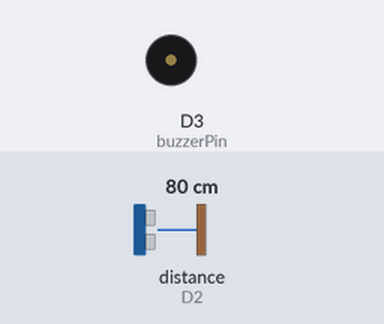
A sketch run on a simulated ESP8266 (NodeMCU). Shown: buzzer (waves = sounding, pin HIGH). Wiring (inferred from the names in the program): ultrasonic range finder: trigger D1; echo D2. The test bench sets the inputs (shaded band); at power-on: distance to the obstacle (sensor on D2) 80 cm. The echo pulse lasts 58.3 µs per cm; WiFi joins after 1.5 s; servers stay silent unless stated; pins used as bus, display or sensor lines are not drawn; what the sketch prints to the serial monitor is not drawn.

Above: at 2.7 s.
2.8 s: distance to the obstacle (sensor on D2) set to 12 cm
8.8 s: distance to the obstacle (sensor on D2) set to 9 cm
At 12.5 s:
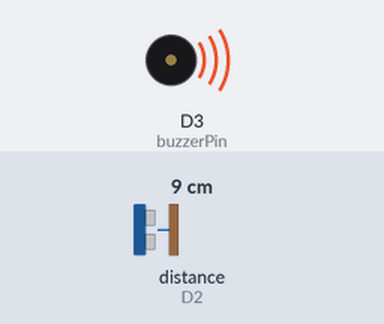
14.8 s: distance to the obstacle (sensor on D2) set to 18 cm
At 17.5 s:
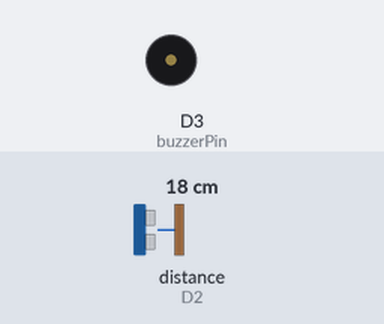
20.8 s: distance to the obstacle (sensor on D2) set to 2 cm
At 22.5 s:
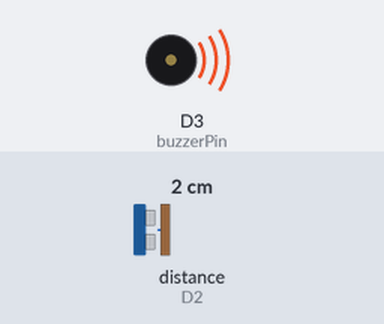
Timing chart, 0 to 24.0 s (numbered marks = the images above; inputs shaded):
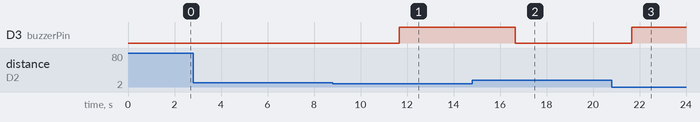

Measured:
- the behaviour switches between 11 and 10 cm on distance to the obstacle (sensor on D2) (found by bisection; images 0 and 1)
- after the input at 2.8 s, every drawn part: stays the same
- after the input at 8.8 s, D3 (buzzerPin): LOW → HIGH after 2.9 s
- after the input at 14.8 s, D3 (buzzerPin): HIGH → LOW after 1.9 s
- after the input at 20.8 s, D3 (buzzerPin): LOW → HIGH after 0.86 s

The sketch:

Arduino_code.ino
```cpp
#include <Arduino.h>
#if defined(ESP32)
  #include <WiFi.h>
#elif defined(ESP8266)
  #include <ESP8266WiFi.h>
#endif
#include <Firebase_ESP_Client.h>

//Provide the token generation process info.
#include "addons/TokenHelper.h"
//Provide the RTDB payload printing info and other helper functions.
#include "addons/RTDBHelper.h"

// Insert your network credentials
#define WIFI_SSID "Poco_X3_Pro"
#define WIFI_PASSWORD "nawab5433"

// Insert Firebase project API Key
#define API_KEY "your firebase api key"
// Insert RTDB URL
#define DATABASE_URL "firestore database link"

//Define Firebase Data object
FirebaseData fbdo;

FirebaseAuth auth;
FirebaseConfig config;

unsigned long sendDataPrevMillis = 0;
bool signupOK = false;
int ultrasonicTriggerPin = D1;  // Ultrasonic sensor trigger pin
int ultrasonicEchoPin = D2;  // Ultrasonic sensor echo pin
int buzzerPin = D3;  // Buzzer pin

void setup() {
  Serial.begin(9600);
  pinMode(ultrasonicTriggerPin, OUTPUT);  // Ultrasonic sensor trigger pin as output
  pinMode(ultrasonicEchoPin, INPUT);  // Ultrasonic sensor echo pin as input
  pinMode(buzzerPin, OUTPUT);  // Buzzer pin as output

  WiFi.begin(WIFI_SSID, WIFI_PASSWORD);
  Serial.print("Connecting to Wi-Fi");
  while (WiFi.status() != WL_CONNECTED) {
    Serial.print(".");
    delay(300);
  }
  Serial.println();
  Serial.print("Connected with IP: ");
  Serial.println(WiFi.localIP());
  Serial.println();

  /* Assign the api key (required) */
  config.api_key = API_KEY;

  /* Assign the RTDB URL (required) */
  config.database_url = DATABASE_URL;

  /* Sign up */
  if (Firebase.signUp(&config, &auth, "", "")) {
    Serial.println("ok");
    signupOK = true;
  }
  else {
    Serial.printf("%s\n", config.signer.signupError.message.c_str());
  }

  /* Assign the callback function for the long running token generation task */
  config.token_status_callback = tokenStatusCallback; //see addons/TokenHelper.h

  Firebase.begin(&config, &auth);
  Firebase.reconnectWiFi(true);
}

void loop() {
  if (Firebase.ready() && signupOK && (millis() - sendDataPrevMillis > 5000 || sendDataPrevMillis == 0)) {
    sendDataPrevMillis = millis();

    // Perform your sensor checks and alerts here
    // For example, check the ultrasonic sensor
    digitalWrite(ultrasonicTriggerPin, LOW);
    delayMicroseconds(2);
    digitalWrite(ultrasonicTriggerPin, HIGH);
    delayMicroseconds(5);
    digitalWrite(ultrasonicTriggerPin, LOW);

    long duration = pulseIn(ultrasonicEchoPin, HIGH);
    float distance = duration * 0.034 / 2;
    int percentage = map(distance, 10, 100, 0, 100); // Map distance to percentage (10-100)
    if (distance < 10) {  // Set your desired threshold distance
      // Send an alert to Firebase or perform any required action
      Firebase.RTDB.setString(&fbdo, "Alert", "Your Dustbin Is Full");
      Serial.println("Your Dustbin Is Full");
Serial.print("Distance: ");
      Serial.print(distance);
      Serial.print(" cm");
      Serial.print(" (");
      Serial.print(percentage);
      Serial.println("%)");
      digitalWrite(buzzerPin, HIGH);  // Activate the buzzer
    }
    else {
      // No alert condition
      Firebase.RTDB.setString(&fbdo, "Alert", "No alert");
      Serial.println("No alert");
      Serial.print("Distance: ");
      Serial.print(distance);
      Serial.print(" cm");
      Serial.print(" (");
      Serial.print(percentage);
      Serial.println("%)");
      digitalWrite(buzzerPin, LOW);  // Deactivate the buzzer
    }
    Firebase.RTDB.setInt(&fbdo, "Ultrasonic Sensor/Percentage", percentage);
  }
}
```
